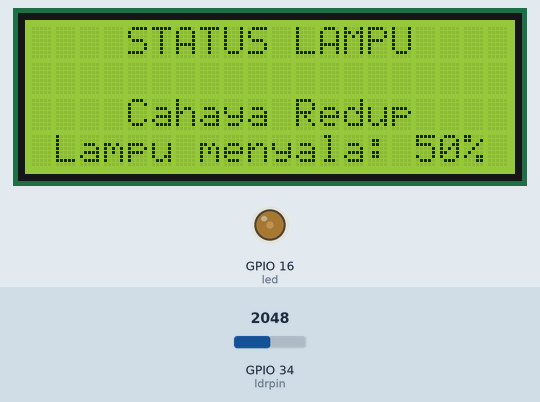
This sketch was run on a simulated ESP32. Shown: 20×4 character LCD, output pins drawn as LEDs (lit = HIGH). The test bench sets the inputs (shaded band); at power-on: GPIO 34 (ldrpin) = 2048. WiFi joins after 1.5 s; servers stay silent unless stated; what the sketch prints to the serial monitor is not drawn.

Above: at 6.5 s.
6.6 s: GPIO 34 (ldrpin) set to 3132
At 8.3 s:
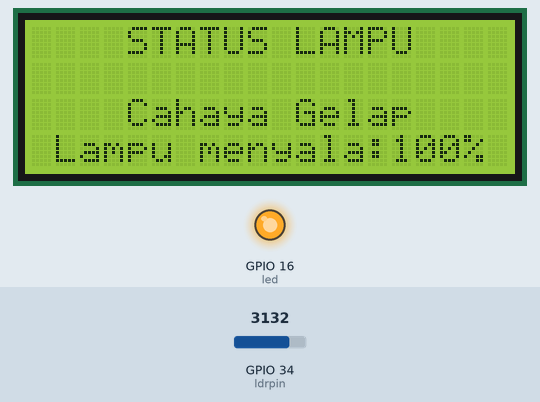
10.7 s: GPIO 34 (ldrpin) set to 3055
At 12.6 s:
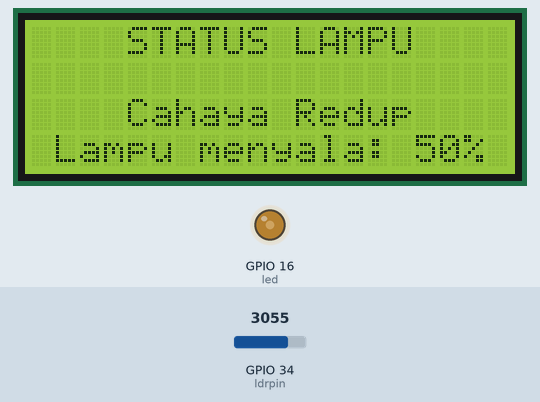
14.8 s: GPIO 34 (ldrpin) set to 2047
At 16.9 s:
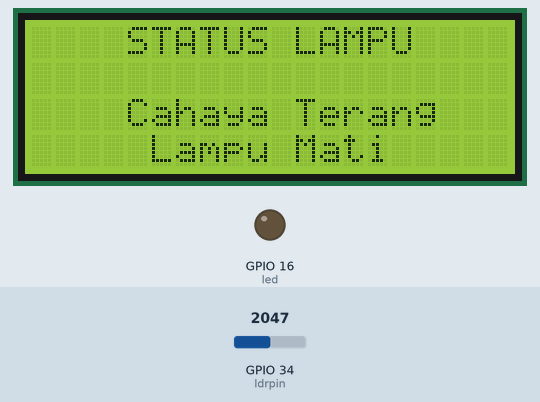
18.9 s: GPIO 34 (ldrpin) set to 2077
At 21.2 s:
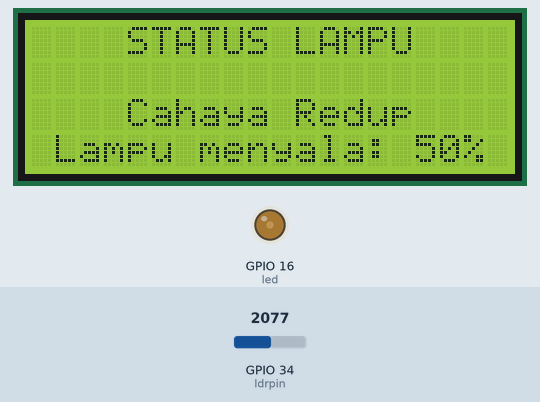
23.0 s: GPIO 34 (ldrpin) set to 2008
At 25.6 s:
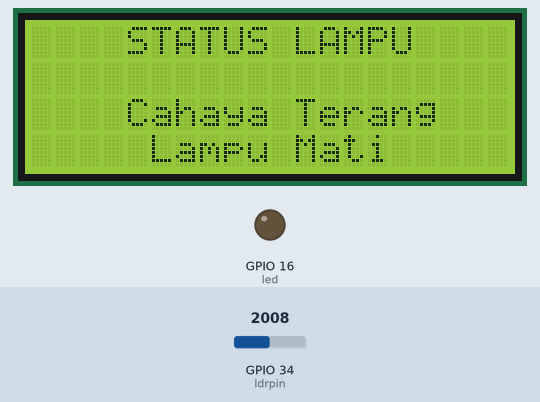
Timing chart, 0 to 27.1 s (numbered marks = the images above; inputs shaded):
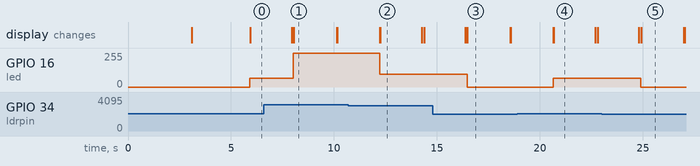

Measured:
- the behaviour switches between 3092 and 3091 on GPIO 34 (ldrpin) (found by bisection; images 1 and 2)
- the behaviour switches between 2047 and 2048 on GPIO 34 (ldrpin) (found by bisection; images 3 and 4)
- after the input at 6.6 s, GPIO 16 (led): 64/255 → 255/255 after 1.4 s; the display: first differs from a run without the input after 1.5 s (image 1)
- after the input at 10.7 s, GPIO 16 (led): 255/255 → 95/255 after 1.5 s; the display: first differs from a run without the input after 1.6 s (image 2)
- after the input at 14.8 s, GPIO 16 (led): 95/255 → 0/255 after 1.7 s; the display: first differs from a run without the input after 1.7 s (image 3)
- after the input at 18.9 s, GPIO 16 (led): 0/255 → 64/255 after 1.8 s; the display: first differs from a run without the input after 1.8 s (image 4)
- after the input at 23.0 s, GPIO 16 (led): 64/255 → 0/255 after 1.9 s; the display: first differs from a run without the input after 1.9 s (image 5)

The sketch:

FINAL_TB1.ino
```cpp
/*
    TUGAS BESAR 1 PERANCANGAN BERBASIS MIKROPROSESOR

    NAMA  : RAIHAN RAMANDHA SAPUTRA
    NIM   : 41422110039

*/

// pengaturan untuk Blynk; ID template, nama template, dan token.
#define BLYNK_PRINT Serial
#define BLYNK_TEMPLATE_ID "TMPL6P8nWcSna"
#define BLYNK_TEMPLATE_NAME "Tugas Besar 1 Perancangan Berbasis Mikroprosesor"
#define BLYNK_AUTH_TOKEN "0snxVg0DOhAg34WPRwsJnjEk_0mIF3vp"

//Include Library Arduino
#include <Wire.h>
#include <LiquidCrystal_I2C.h>
#include <WiFi.h>
#include <WiFiClient.h>
#include <BlynkSimpleEsp32.h>

//Inisialisasi Pin dan Variabel
int led = 16;
int ldrpin = 34;

// Deklarasikan variabel resistance, voltage, dan
  //variabel untuk menyimpan status lampu (0 = off, 1 = on)
float resistance;
float voltage;
int lampStatus = 0;

//inisialisasi LCD (ALAMAT, KOLOM, BARIS)
LiquidCrystal_I2C lcd(0x27, 20, 4);

char ssid[] = "BarraIbnuHasan";
char pass[] = "barraibnuhasan12";
BlynkTimer timer;

// PWM for LED, Brightness value (0-255)
int ledBrightness = 0;     // Brightness value (0-255)

//Pengaturan Koneksi dan LCD
void setup()
{
  pinMode(led, OUTPUT);
  pinMode(ldrpin, INPUT);
  Serial.begin(9600);

  lcd.init();
  lcd.backlight();
  lcd.setCursor(7, 0);
  lcd.print("RAIHAN");
  lcd.setCursor(2, 1);
  lcd.print("RAMANDHA SAPUTRA");
  lcd.setCursor(4, 3);
  lcd.print("41422110039");
  delay(3000);
  lcd.clear();

  Blynk.begin(BLYNK_AUTH_TOKEN, ssid, pass);
  timer.setInterval(1000L, sendData);
}

//Loop Utama dan Pengiriman Data
void loop()
{
  Blynk.run();
  timer.run();
}

void sendData()
{
  // Default by table
  const float GAMMA = 0.7;
  const float RL10 = 50;

  int analogValue = analogRead(ldrpin);

  Serial.print("Analog Value	: ");
  Serial.println(analogValue);

  // Hitung nilai
  // Convert the analog value into lux value:
  int light = analogRead(ldrpin);
  float voltage = light / 4096. * 5;
  float resistance = 2000 * voltage / (1- voltage /5);
  float lux = pow(RL10 * 1e3 * pow(10, GAMMA) / resistance, (1 / GAMMA));

  // Tampilkan nilai lux pada Serial Monitor dengan dua desimal
  Serial.print("Lux		: ");
  Serial.println(lux, 2);

  lcd.setCursor(4, 0);
  lcd.print("STATUS LAMPU");

  // Variabel untuk status teks (On/Off)
  String textStatus;


  //Penghitungan dan Pengaturan Status Lampu
  //Lampu Menyala 50%
  if (analogValue >= 2048 && analogValue < 3092)
  {
    int nyala = map(light, 0, 4096, 0,128);
    ledBrightness = 128;  // 50% brightness
    analogWrite(led, nyala);  // Atur kecerahan LED
    lcd.setCursor(4, 2);
    lcd.print("Cahaya Redup");
    lcd.setCursor(1, 3);
    lcd.print("Lampu menyala: 50%");
    delay(2000);
    lcd.clear();

    Serial.print("Status Cahaya   : ");
    Serial.println("Cahaya Redup");

    lampStatus = 50;
    Serial.print("Lamp Status	: ");
    Serial.print(lampStatus);
    Serial.println("%");

    textStatus = "On";  // Status teks untuk lampu 50% menyala
    Serial.print("Status Lampu	: ");
    Serial.println(textStatus);
    Serial.print("-----------------------------");
    Serial.println();

    }

  // Kondisi lampu menyala 100%
  else if (analogValue >= 3092)
  {
    int nyala = map(light, 0, 4096, 0,255);
    ledBrightness = 255;  // 100% brightness
    analogWrite(led, ledBrightness);  // Atur kecerahan LED
    lcd.setCursor(4, 2);
    lcd.print("Cahaya Gelap");
    lcd.setCursor(1, 3);
    lcd.print("Lampu menyala:100%");

    Serial.print("Status Cahaya   : ");
    Serial.println("Cahaya Gelap");

    lampStatus = 100;
    Serial.print("Lamp Status	: ");
    Serial.print(lampStatus);
    Serial.println("%");

    // Status teks untuk lampu 100% menyala
    textStatus = "On";
    Serial.print("Status Lampu	: ");
    Serial.println(textStatus);
    Serial.print("-----------------------------");
    Serial.println();
    delay(2000);
    lcd.clear();
  }

  // Kondisi lampu mati
  else
  {
    ledBrightness = 0;  // Lampu mati
    analogWrite(led, ledBrightness);  // Matikan LED
    lcd.setCursor(4, 2);
    lcd.print("Cahaya Terang");
    lcd.setCursor(5, 3);
    lcd.print("Lampu Mati");
    lampStatus = 0;
    Serial.print("Lamp Status	: ");
    Serial.print(lampStatus);
    Serial.println("%");

    Serial.print("Status Cahaya   : ");
    Serial.println("Cahaya Terang");

    textStatus = "Off";  // Status teks untuk lampu mati
    Serial.print("Status Lampu	: ");

    Serial.println(textStatus);
    Serial.print("-----------------------------");
    Serial.println();
    delay(2000);
    lcd.clear();
  }

    // Kirim data ke Blynk
  Blynk.virtualWrite(V0, analogValue);  // Nilai analog sensor
  Blynk.virtualWrite(V1, lux);          // Nilai lux
  Blynk.virtualWrite(V4, lampStatus);   // Status lampu (0, 50, 100)

  // Kirim status lampu as text to Blynk (On/Off)
  Blynk.virtualWrite(V3, textStatus);   // Status teks (On atau Off)

} //End Void sendData()
  
```
